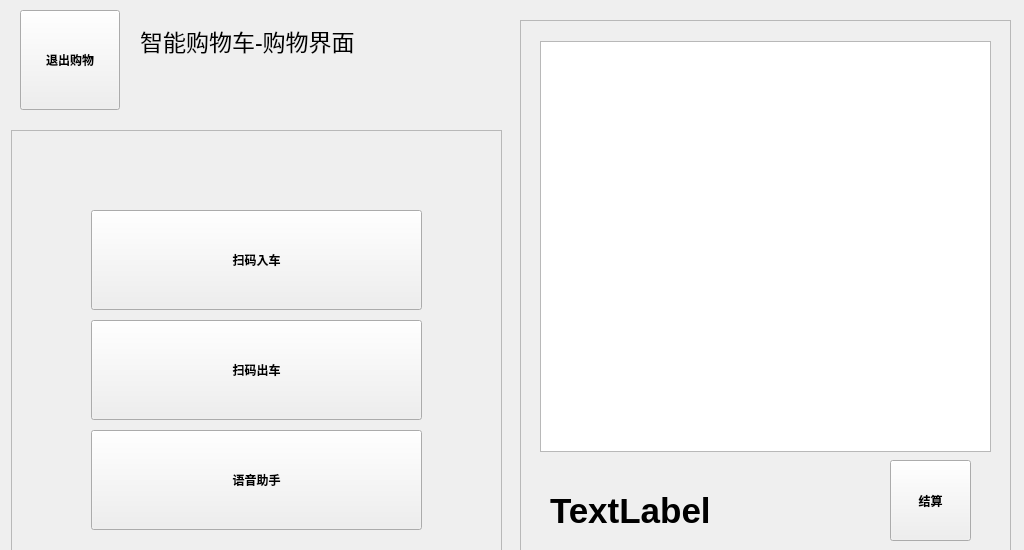
<?xml version="1.0" encoding="UTF-8"?>
<ui version="4.0">
 <class>shop</class>
 <widget class="QWidget" name="shop">
  <property name="geometry">
   <rect>
    <x>0</x>
    <y>0</y>
    <width>1024</width>
    <height>550</height>
   </rect>
  </property>
  <property name="windowTitle">
   <string>Form</string>
  </property>
  <widget class="QFrame" name="leftFrame">
   <property name="geometry">
    <rect>
     <x>11</x>
     <y>130</y>
     <width>491</width>
     <height>491</height>
    </rect>
   </property>
   <property name="frameShape">
    <enum>QFrame::StyledPanel</enum>
   </property>
   <property name="frameShadow">
    <enum>QFrame::Raised</enum>
   </property>
   <widget class="QPushButton" name="incartButton">
    <property name="geometry">
     <rect>
      <x>80</x>
      <y>80</y>
      <width>331</width>
      <height>100</height>
     </rect>
    </property>
    <property name="sizePolicy">
     <sizepolicy hsizetype="Fixed" vsizetype="Fixed">
      <horstretch>0</horstretch>
      <verstretch>0</verstretch>
     </sizepolicy>
    </property>
    <property name="font">
     <font>
      <bold>true</bold>
     </font>
    </property>
    <property name="text">
     <string>扫码入车</string>
    </property>
    <property name="iconSize">
     <size>
      <width>50</width>
      <height>50</height>
     </size>
    </property>
    <property name="flat">
     <bool>false</bool>
    </property>
   </widget>
   <widget class="QPushButton" name="outcartButton">
    <property name="geometry">
     <rect>
      <x>80</x>
      <y>190</y>
      <width>331</width>
      <height>100</height>
     </rect>
    </property>
    <property name="font">
     <font>
      <bold>true</bold>
     </font>
    </property>
    <property name="text">
     <string>扫码出车</string>
    </property>
   </widget>
   <widget class="QPushButton" name="vaButton">
    <property name="geometry">
     <rect>
      <x>80</x>
      <y>300</y>
      <width>331</width>
      <height>100</height>
     </rect>
    </property>
    <property name="font">
     <font>
      <bold>true</bold>
     </font>
    </property>
    <property name="text">
     <string>语音助手</string>
    </property>
   </widget>
  </widget>
  <widget class="QFrame" name="rightFrame">
   <property name="geometry">
    <rect>
     <x>520</x>
     <y>20</y>
     <width>491</width>
     <height>611</height>
    </rect>
   </property>
   <property name="frameShape">
    <enum>QFrame::StyledPanel</enum>
   </property>
   <property name="frameShadow">
    <enum>QFrame::Raised</enum>
   </property>
   <widget class="QTableWidget" name="cartTable">
    <property name="geometry">
     <rect>
      <x>20</x>
      <y>21</y>
      <width>451</width>
      <height>411</height>
     </rect>
    </property>
   </widget>
   <widget class="QLabel" name="totalLabel">
    <property name="geometry">
     <rect>
      <x>30</x>
      <y>450</y>
      <width>291</width>
      <height>81</height>
     </rect>
    </property>
    <property name="font">
     <font>
      <pointsize>26</pointsize>
      <bold>true</bold>
     </font>
    </property>
    <property name="text">
     <string>TextLabel</string>
    </property>
   </widget>
   <widget class="QPushButton" name="checkoutButton">
    <property name="geometry">
     <rect>
      <x>370</x>
      <y>440</y>
      <width>81</width>
      <height>81</height>
     </rect>
    </property>
    <property name="sizePolicy">
     <sizepolicy hsizetype="Fixed" vsizetype="Fixed">
      <horstretch>0</horstretch>
      <verstretch>0</verstretch>
     </sizepolicy>
    </property>
    <property name="font">
     <font>
      <bold>true</bold>
     </font>
    </property>
    <property name="text">
     <string>结算</string>
    </property>
   </widget>
  </widget>
  <widget class="QPushButton" name="exitButton">
   <property name="geometry">
    <rect>
     <x>20</x>
     <y>10</y>
     <width>100</width>
     <height>100</height>
    </rect>
   </property>
   <property name="font">
    <font>
     <bold>true</bold>
    </font>
   </property>
   <property name="text">
    <string>退出购物</string>
   </property>
  </widget>
  <widget class="QLabel" name="titleLabel">
   <property name="geometry">
    <rect>
     <x>140</x>
     <y>20</y>
     <width>361</width>
     <height>41</height>
    </rect>
   </property>
   <property name="font">
    <font>
     <pointsize>17</pointsize>
    </font>
   </property>
   <property name="text">
    <string>智能购物车-购物界面</string>
   </property>
  </widget>
  <widget class="QLabel" name="subposLabel">
   <property name="geometry">
    <rect>
     <x>240</x>
     <y>70</y>
     <width>121</width>
     <height>16</height>
    </rect>
   </property>
   <property name="font">
    <font>
     <pointsize>14</pointsize>
    </font>
   </property>
   <property name="text">
    <string/>
   </property>
  </widget>
 </widget>
 <resources/>
 <connections/>
</ui>
